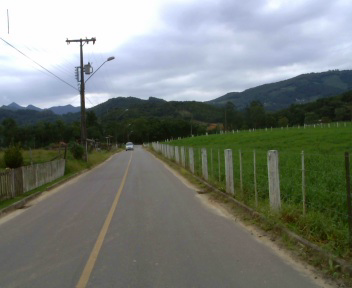
#> input picture training_data/paved(asphalt)/000000003.png, 352 x 288 px; its folder holds only this picture in this run
$ python train.py
#> lines starting #> are read from the running program, lines starting #| are printed output that depends on the picture
### dataset.py
import cv2
import os
import glob
from sklearn.utils import shuffle
import numpy as np


def adjust_gamma(image):
	# build a lookup table mapping the pixel values [0, 255] to
	# their adjusted gamma values
        gamma = 0.5
        invGamma = 1.0 / gamma
        table = np.array([((i / 255.0) ** invGamma) * 255
            for i in np.arange(0, 256)]).astype("uint8")

        # apply gamma correction using the lookup table
        return cv2.LUT(image, table)

def increase_brightness(img, value):
    hsv = cv2.cvtColor(img, cv2.COLOR_BGR2HSV)
    h, s, v = cv2.split(hsv)

    lim = 255 - value
    v[v > lim] = 255
    v[v <= lim] += value

    final_hsv = cv2.merge((h, s, v))
    img = cv2.cvtColor(final_hsv, cv2.COLOR_HSV2BGR)
    return img

def load_train(train_path, image_size, classes):
#> called with train_path = 'training_data', image_size = 128
    images = []
    labels = []
    img_names = []
    cls = []

    print('Going to read training images')
    for fields in classes:
        index = classes.index(fields)
        print('Now going to read {} files (Index: {})'.format(fields, index))
        path = os.path.join(train_path, fields, '*g')
        files = glob.glob(path)
        for fl in files:
            image = cv2.imread(fl)
#> image is the input picture: shape (288, 352, 3); mean B, G, R 118.5, 125.2, 119.2

            # Region Of Interest (ROI)
            height, width = image.shape[:2]
#> height = 288; width = 352
            newHeight = int(round(height/2))
#> newHeight = 144
            image = image[newHeight-5:height-50, 0:width]
#> image: shape (99, 352, 3)

            brght_img = increase_brightness(image, value=150)
#> in increase_brightness, `hsv = cv2.cvtColor(img, cv2.COLOR_BGR2HSV)`: hsv: shape (99, 352, 3); mean H, S, V 32.1, 98.5, 89.1
#> in increase_brightness, `h, s, v = cv2.split(hsv)`:
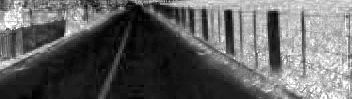
#> s: shape (99, 352); min 0, max 255, mean 98.5
#> in increase_brightness, `v[v <= lim] += value`:
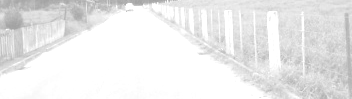
#> v: shape (99, 352); min 161, max 255, mean 235
#> in increase_brightness, `final_hsv = cv2.merge((h, s, v))`: final_hsv: shape (99, 352, 3); mean H, S, V 32.1, 98.5, 235
#> in increase_brightness, `img = cv2.cvtColor(final_hsv, cv2.COLOR_HSV2BGR)`:
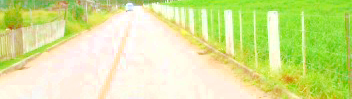
#> img: shape (99, 352, 3); mean B, G, R 148.9, 228.9, 213.1

            shaded_img = adjust_gamma(image)
#> in adjust_gamma, `return cv2.LUT(image, table)`:
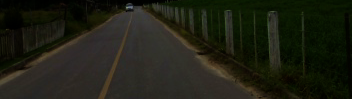
#> returned value: shape (99, 352, 3); mean of channels 0, 1, 2 19.9, 31.4, 30; drawn as B, G, R

            image = cv2.resize(image, (image_size, image_size),0,0, cv2.INTER_LINEAR)
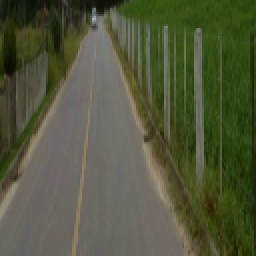
#> image: shape (128, 128, 3) (shown 2 times larger); mean B, G, R 60.5, 86.5, 82.2
            image = image.astype(np.float32)
            image = np.multiply(image, 1.0 / 255.0)

            brght_img = cv2.resize(brght_img, (image_size, image_size),0,0, cv2.INTER_LINEAR)
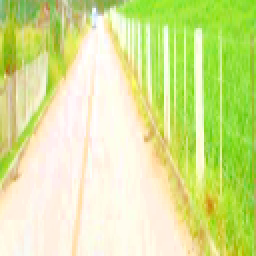
#> brght_img: shape (128, 128, 3) (shown 2 times larger); mean B, G, R 149, 228.8, 213.2
            brght_img = brght_img.astype(np.float32)
            brght_img = np.multiply(brght_img, 1.0 / 255.0)

            shaded_img = cv2.resize(shaded_img, (image_size, image_size),0,0, cv2.INTER_LINEAR)
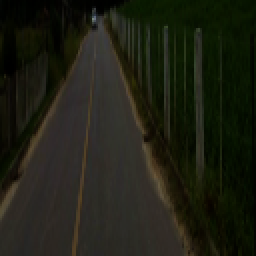
#> shaded_img: shape (128, 128, 3) (shown 2 times larger); mean B, G, R 19.8, 31.3, 29.9
            shaded_img = shaded_img.astype(np.float32)
            shaded_img = np.multiply(brght_img, 1.0 / 255.0)

            if index == 0:
                images.append(image)
                images.append(brght_img)
                images.append(shaded_img)

                label = np.zeros(len(classes))
                label[index] = 1.0

                labels.append(label)
                labels.append(label)
                labels.append(label)

                flbase = os.path.basename(fl)

                img_names.append(flbase)
                img_names.append(flbase)
                img_names.append(flbase)

                cls.append(fields)
                cls.append(fields)
                cls.append(fields)
            elif index == 1:
                for i in range(3):
                    images.append(image)
                    images.append(brght_img)
                    images.append(shaded_img)

                    label = np.zeros(len(classes))
                    label[index] = 1.0

                    labels.append(label)
                    labels.append(label)
                    labels.append(label)

                    flbase = os.path.basename(fl)

                    img_names.append(flbase)
                    img_names.append(flbase)
                    img_names.append(flbase)

                    cls.append(fields)
                    cls.append(fields)
                    cls.append(fields)
            elif index == 2:
                for i in range(6):
                    images.append(image)
                    images.append(brght_img)
                    images.append(shaded_img)

                    label = np.zeros(len(classes))
                    label[index] = 1.0

                    labels.append(label)
                    labels.append(label)
                    labels.append(label)

                    flbase = os.path.basename(fl)

                    img_names.append(flbase)
                    img_names.append(flbase)
                    img_names.append(flbase)

                    cls.append(fields)
                    cls.append(fields)
                    cls.append(fields)
#> pass 2 of the loop in load_train, `for fields in classes:`:
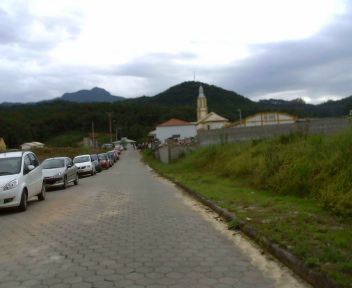
#> input picture training_data/paved(concrete)/000000047.png, 352 x 288 px
#> in load_train, image is the input picture: shape (288, 352, 3); mean B, G, R 120.5, 130.3, 127.8
#> hsv: shape (99, 352, 3); mean H, S, V 33.6, 112.5, 89.4
#> final_hsv: shape (99, 352, 3); mean H, S, V 33.6, 112.5, 230.6
#> in load_train, `brght_img = cv2.resize(brght_img, (image_size, image_size),0,0, cv2.IN..`:
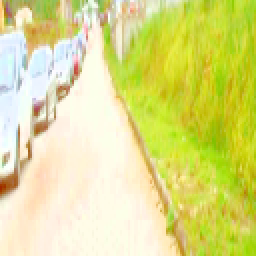
#> brght_img: shape (128, 128, 3) (shown 2 times larger); mean B, G, R 136.1, 221.9, 221.1
#> in load_train, `shaded_img = cv2.resize(shaded_img, (image_size, image_size),0,0, cv2...`:
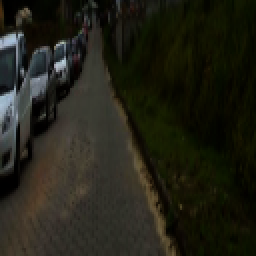
#> shaded_img: shape (128, 128, 3) (shown 2 times larger); mean B, G, R 22.8, 33.3, 33.7
#> after the loop in load_train, `for i in range(3):`: cls = ['paved(asphalt)', 'paved(asphalt)', 'paved(asphalt)', 'paved(concrete)', 'paved(concrete)', 'paved(concrete)', 'paved(concrete)', 'paved(concrete)', 'paved(concrete)', 'paved(concrete)', 'paved(concrete)', 'paved(concrete)']; images = 12 items; img_names = ['000000003.png', '000000003.png', '000000003.png', '000000047.png', '000000047.png', '000000047.png', '000000047.png', '000000047.png', '000000047.png', '000000047.png', '000000047.png', '000000047.png']; labels = [[1, 0], [1, 0], [1, 0], [0, 1], [0, 1], [0, 1], [0, 1], [0, 1], [0, 1], [0, 1], [0, 1], [0, 1]]

    images = np.array(images)
    labels = np.array(labels)
    img_names = np.array(img_names)
    cls = np.array(cls)

    return images, labels, img_names, cls


class DataSet(object):

  def __init__(self, images, labels, img_names, cls):
    self._num_examples = images.shape[0]

    self._images = images
    self._labels = labels
    self._img_names = img_names
    self._cls = cls
    self._epochs_done = 0
    self._index_in_epoch = 0

  @property
  def images(self):
    return self._images

  @property
  def labels(self):
    return self._labels

  @property
  def img_names(self):
    return self._img_names

  @property
  def cls(self):
    return self._cls

  @property
  def num_examples(self):
    return self._num_examples

  @property
  def epochs_done(self):
    return self._epochs_done

  # [14 lines left out: function next_batch, not called in this run]


def read_train_sets(train_path, image_size, classes, validation_size):
  class DataSets(object):
    pass
  data_sets = DataSets()

  images, labels, img_names, cls = load_train(train_path, image_size, classes)
  images, labels, img_names, cls = shuffle(images, labels, img_names, cls)
#> labels = [[1, 0], [0, 1], [0, 1], [0, 1], [1, 0], [0, 1], [1, 0], [0, 1], [0, 1], [0, 1], [0, 1], [0, 1]]

  if isinstance(validation_size, float):
    validation_size = int(validation_size * images.shape[0])
#> validation_size = 2

  validation_images = images[:validation_size]
  validation_labels = labels[:validation_size]
#> validation_labels = [[1, 0], [0, 1]]
  validation_img_names = img_names[:validation_size]
  validation_cls = cls[:validation_size]

  train_images = images[validation_size:]
  train_labels = labels[validation_size:]
#> train_labels = [[0, 1], [0, 1], [1, 0], [0, 1], [1, 0], [0, 1], [0, 1], [0, 1], [0, 1], [0, 1]]
  train_img_names = img_names[validation_size:]
  train_cls = cls[validation_size:]

  data_sets.train = DataSet(train_images, train_labels, train_img_names, train_cls)
#> in __init__, `self._labels = labels`: self._labels has the same summary as train_labels in read_train_sets
  data_sets.valid = DataSet(validation_images, validation_labels, validation_img_names, validation_cls)

  return data_sets

### train.py
import dataset
import tensorflow as tf
import time
from datetime import timedelta
import math
import random
import numpy as np
import os

#Adding Seed so that random initialization is consistent
from numpy.random import seed
seed(1)
print(tf.__version__)
from tensorflow import set_random_seed
set_random_seed(2)

#os.system('spd-say -t male3 "I will try to learn this, my master."')

batch_size = 32

#Prepare input data
classes = os.listdir('training_data')
num_classes = len(classes)

# 20% of the data will automatically be used for validation
validation_size = 0.2
img_size = 128
num_channels = 3
train_path='training_data'

# We shall load all the training and validation images and labels into memory using openCV and use that during training
data = dataset.read_train_sets(train_path, img_size, classes, validation_size=validation_size)


print("Complete reading input data. Will Now print a snippet of it")
print("Number of files in Training-set:\t\t{}".format(len(data.train.labels)))
#| Number of files in Training-set:		10
print("Number of files in Validation-set:\t{}".format(len(data.valid.labels)))
#| Number of files in Validation-set:	2


#> (the run stopped early here; a loop or call above may not have finished)
